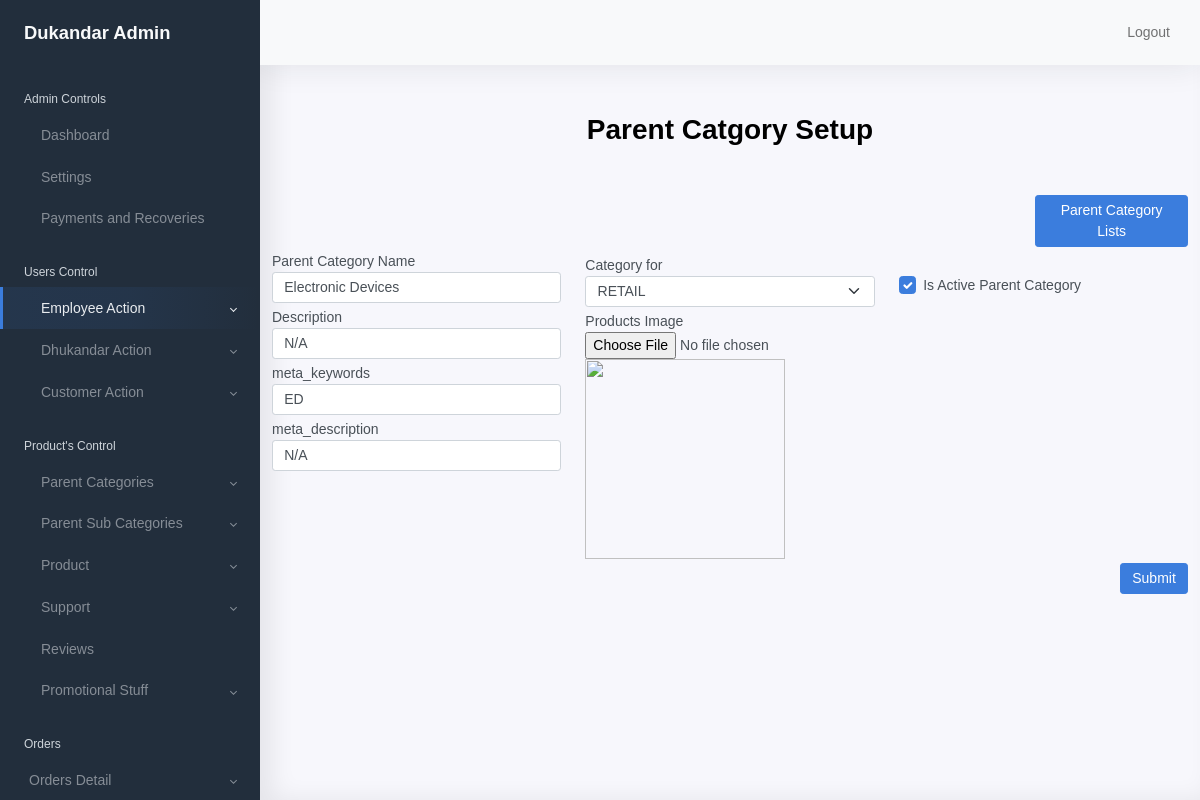
The page /parent/category/setup/1/ (signed in) on the database its author committed.
### shopkeeper/models/models.py (models this page shows, shortened)
class ParentCategory(models.Model):
    name = models.CharField(max_length=100, null=False)
    description = models.TextField(null=True)
    meta_keywords = models.CharField(max_length=255, null=True)
    meta_description = models.CharField(max_length=255, null=True)
    image = models.ImageField(upload_to='product/category/parent')
    category_for = models.CharField(choices=CATEGORY_FOR_CHOICES,
                                    max_length=7,
                                    default='RETAIL')
    is_active = models.BooleanField(default=False)

### shopkeeper/views.py (the view)
# urls.py: path('parent/category/setup/<int:pk>/', parent_category_detail, name='parent_category_update'),
@login_required(login_url='shopkeeper:admin_login')
def parent_category_detail(request, pk):
    parent_obj = ParentCategory.objects.get(id=pk)
    context = {
        'paren_id':parent_obj.id,
        'name': parent_obj.name,
        'description': parent_obj.description,
        'meta_keywords': parent_obj.meta_keywords,
        'meta_description': parent_obj.meta_description,
        'image': parent_obj.image,
        'category_for': parent_obj.category_for,
        'is_active': parent_obj.is_active,
    }
    return render(request, 'shopkeeper/product/parent_category_setup.html', context)

### shopkeeper/templates/shopkeeper/product/parent_category_setup.html (shortened to what this page needs)
{% extends 'shopkeeper/base/base.html' %}
{% load static %}
{% block content %}
<div class="container">
  <h1 class="text-center mt-5 mb-5 font-weight-bold">
    Parent Catgory Setup</h1>
    <div class="row col-2 offset-10">
        <a type="submit" href="{% url 'shopkeeper:parent_category_list' %}" class="btn btn-primary float-right mb-1" name="employee">Parent Category Lists</a>
    </div>
    <form id="employeeForm" method="post" class="" name="employeeForm" enctype="multipart/form-data"
                  action="{% url 'shopkeeper:parent_category_setup' %}">
    <div class="row">
      <div class="col-4">
        <div class="form-group ">
            <label for="exampleInputParent">Parent Category Name</label>
            <input type="text" class="form-control" id="name" aria-describedby="Pcat" name="name"
                   value="{{ name }}"
                   >
          </div>
          <div class="form-group mt-1">
            <label for="exampleInputDescription">Description</label>
            <input type="text" class="form-control" id="cate" aria-describedby="description"
                               name="description" value="{{ description }}"
                               >
          </div>
          <div class="form-group mt-1">
            <label for="exampleInputmeta_keywords">meta_keywords</label>
            <input type="text" class="form-control" id="lname" aria-describedby="meta_keywords"
            name="meta_keywords" value="{{ meta_keywords }}"
           >
          </div>
          <div class="form-group mt-1">
            <label for="exampleInputPassword1">meta_description</label>
            <input type="text" class="form-control" id="meta_description"
            aria-describedby="meta_description" value="{{ meta_description }}"
            name="meta_description">
          </div>
      </div>
      <div class="col-4">
        <div class="form-group mt-1">
            <label for="exampleInputFirst_Name">Category for</label>
            <select class="form-select" aria-label="Default select example" name="category_for">
                {% if category_for %}
                    <option value="{{ category_for }}">{{ category_for }}</option>
                {% endif %}
            </select>
          </div>
            <div class="form-group mt-1">
              <label for="exampleInputlast_name">Products Image</label>
                  <input type="file" onchange="preview()" name="image" value="{{ image }}">
                       {% if image %}
                            <img id="frame" src="{{ image.url }}" name="image" width="200px" height="200px"/>
                        {% else %}
                            <img id="frame" src="" name="image" width="200px" height="200px"/>
                        {% endif %}
            </div>
      </div>
      <div class="col-4">
          <div class="form-check mt-4">
            <input type="checkbox" class="form-check-input checkbox" id="is_active"
            name="is_active" {% if is_active %} checked
            value="True"   {% endif %} value="False">
            <label class="form-check-label" for="exampleCheck1" name="is_active">Is Active Parent Category</label>
          </div>
      </div>
    </div>
    <button type="submit" class="btn btn-primary float-right mt-1">Submit</button>
</form>
  </div>
{% endblock %}

### shopkeeper/templates/shopkeeper/base/base.html (style rules this page uses)
* { font-family: Arial, Helvetica, sans-serif; }

### rows shown on the page
ParentCategory: name "Electronic Devices", description "N/A", meta_keywords "ED", meta_description "N/A", category_for "RETAIL"
